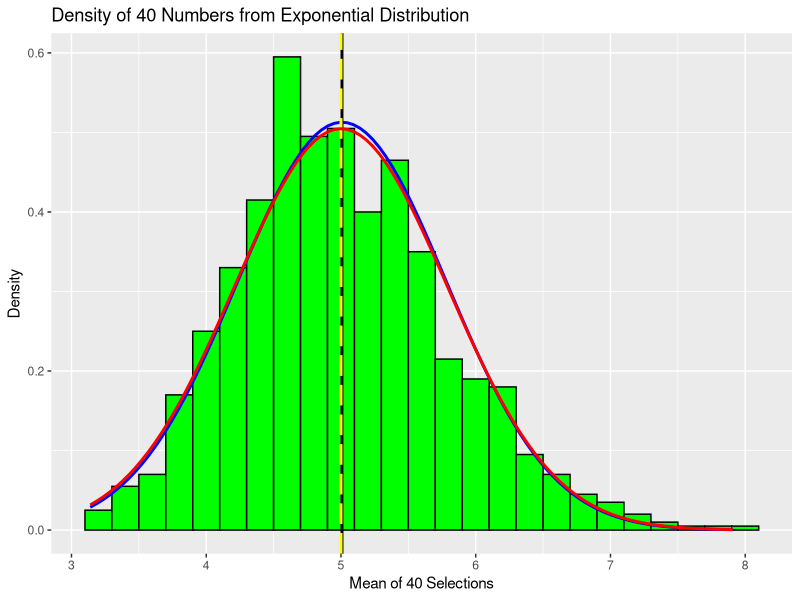

The R source for this figure:
## ---- chunk 1
setwd("C:/Users/Tachibana/Documents/GitHub/Stastical Infrence")

require(knitr)
require(ggplot2)
require(markdown)
## ---- chunk 2
set.seed=(1)

no_sim <- 1000
lambda <- 0.2
n <- 40
## ---- chunk 3
sim_matrix <- matrix(rexp(no_sim * n, rate=lambda), no_sim, n)
sim_mean <- rowMeans(sim_matrix)
## ---- chunk 4
sample_mean <- mean(sim_mean)
theory_mean <- 1/lambda
## ---- chunk 5
sample_mean
theory_mean
## ---- chunk 6
sample_sd<-sd(sim_mean)
sample_var <- var(sim_mean)
theory_sd<-1/lambda*(1/sqrt(n))
theory_var <- theory_sd^2
## ---- chunk 7
sample_sd
theory_sd
## ---- chunk 8
plotdata <- data.frame(sim_mean)

g<-ggplot(plotdata, aes(x =sim_mean))
g<-g+geom_histogram(binwidth = lambda,fill="green",color="black",aes(y = ..density..))
g<-g+labs(title="Density of 40 Numbers from Exponential Distribution", x="Mean of 40 Selections", y="Density")
g<-g+geom_vline(xintercept=sample_mean,size=1.0, color="black") 
g<-g+stat_function(fun=dnorm,args=list(mean=sample_mean, sd=sample_sd),color = "blue", size = 1.0)
g<-g+geom_vline(xintercept=theory_mean,size=1.0,color="yellow",linetype = "longdash")
g<-g+stat_function(fun=dnorm,args=list(mean=theory_mean, sd=theory_sd),color = "red", size = 1.0)
g
